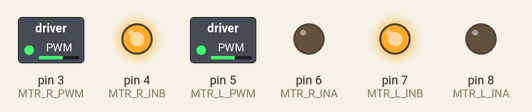
Simulated run of this sketch. Board: Arduino Nano, built with avr-gcc and run on an emulated ATmega328P. Shown: switched loads named in the sketch (green lamp = pin HIGH), output pins drawn as LEDs (lit = HIGH). What the sketch prints to the serial monitor is not drawn. At 0.0 s the program stops and its outputs stay as they are.

Above: at 0.1 s.
Timing chart, 0 to 1.5 s (numbered marks = the images above):
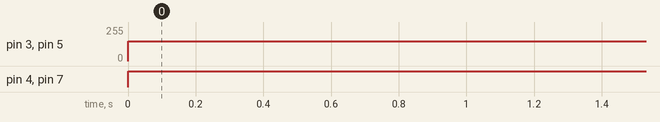

The sketch:

Robot_Master_RP2040.ino
```cpp
// *************************************************************************************
// *  VHS Robotics — Master Codebase for Arduino Nano RP2040 Connect
// *
// *  This file is the authoritative pin map and function library for the class robot.
// *  Lesson starter code should copy what it needs from here.
// *
// *  Board: Arduino Nano RP2040 Connect
// *  Motor driver: L298N-style (INA/INB direction + PWM speed)
// *  PWM range: 0–255 (8-bit, default Arduino resolution)
// *
// *  Revision history:
// *    v1.0  2026-04-01  Initial master codebase with encoder straight drive
// *************************************************************************************

#include <Servo.h>
#include <Arduino.h>

// WiFiNINA redefines A4 as a NinaPin type — undefine it so we can use A4 as a plain int
#undef A4
#define A4 18   // physical pin 18 = Arduino analog label A4

// ─────────────────────────────────────────────────────────────
//  PIN MAP  (do not change unless robot is physically rewired)
// ─────────────────────────────────────────────────────────────

// Right motor
const uint8_t MTR_R_INA    = 6;   // direction pin A
const uint8_t MTR_R_INB    = 4;   // direction pin B
const uint8_t MTR_R_PWM    = 3;   // speed (PWM-capable pin)
const uint8_t MTR_R_QUAD_A = 9;   // encoder channel A, blue wire (interrupt-capable)
const uint8_t MTR_R_QUAD_B = 10;  // encoder channel B, white wire

// Left motor
const uint8_t MTR_L_INA    = 8;   // direction pin A
const uint8_t MTR_L_INB    = 7;   // direction pin B
const uint8_t MTR_L_PWM    = 5;   // speed (PWM-capable pin)
const uint8_t MTR_L_QUAD_A = 11;  // encoder channel A, blue wire (interrupt-capable)
const uint8_t MTR_L_QUAD_B = 12;  // encoder channel B, white wire

// Ultrasonic sensor
const uint8_t USONIC_TRIG  = 15;
const uint8_t USONIC_ECHO  = 13;

// Servos
const uint8_t SCAN_SERVO_PIN    = A4;  // = 18, ultrasonic scan servo
const uint8_t GRIPPER_SERVO_PIN = 19;  // A5

// IR line sensors (used in line-following lessons)
const uint8_t IR_1 = A2;  // leftmost
const uint8_t IR_2 = 0;
const uint8_t IR_3 = 2;   // center
const uint8_t IR_4 = 1;
const uint8_t IR_5 = A3;  // rightmost  (shares A3 with MTR_R_CS when used)

// Motor current sense (L298N boards with CS output, optional)
const uint8_t MTR_R_CS = A3;
const uint8_t MTR_L_CS = A1;


// ─────────────────────────────────────────────────────────────
//  ENCODER GLOBALS
//  Volatile because they are written inside ISRs.
// ─────────────────────────────────────────────────────────────
volatile long encoderRight = 0;
volatile long encoderLeft  = 0;

void rightEncoderISR() { encoderRight++; }
void leftEncoderISR()  { encoderLeft++;  }


// ─────────────────────────────────────────────────────────────
//  TUNING CONSTANTS  (adjust these for your robot)
// ─────────────────────────────────────────────────────────────
const int  BASE_SPEED    = 150;   // default drive speed (0–255)
const int  TURN_SPEED    = 180;   // turning speed
const long TICKS_PER_CM  = 20;    // encoder ticks per centimeter — MEASURE AND UPDATE
                                   // Measure: mark wheel, count ticks over known distance

// Straight-drive P-controller gain.
// Increase if robot curves; decrease if it oscillates.
const float STRAIGHT_KP  = 2.0;


// ─────────────────────────────────────────────────────────────
//  SETUP
// ─────────────────────────────────────────────────────────────
void setup() {
  Serial.begin(115200);
  while (!Serial && millis() < 3000);
  Serial.println("VHS Robot Master — RP2040 Connect");

  // Motor direction and PWM pins
  pinMode(MTR_R_INA, OUTPUT);
  pinMode(MTR_R_INB, OUTPUT);
  pinMode(MTR_R_PWM, OUTPUT);
  pinMode(MTR_L_INA, OUTPUT);
  pinMode(MTR_L_INB, OUTPUT);
  pinMode(MTR_L_PWM, OUTPUT);

  // Encoder inputs — RP2040 does not have internal pullups on all pins,
  // so use INPUT_PULLUP if the encoder does not have its own pull-up resistor.
  pinMode(MTR_R_QUAD_A, INPUT_PULLUP);
  pinMode(MTR_R_QUAD_B, INPUT_PULLUP);
  pinMode(MTR_L_QUAD_A, INPUT_PULLUP);
  pinMode(MTR_L_QUAD_B, INPUT_PULLUP);

  // Attach encoder interrupts (trigger on rising edge of channel A)
  attachInterrupt(digitalPinToInterrupt(MTR_R_QUAD_A), rightEncoderISR, RISING);
  attachInterrupt(digitalPinToInterrupt(MTR_L_QUAD_A), leftEncoderISR,  RISING);

  // Ultrasonic sensor
  pinMode(USONIC_TRIG, OUTPUT);
  pinMode(USONIC_ECHO, INPUT);
  digitalWrite(USONIC_TRIG, LOW);

  stopMotors();
  Serial.println("Ready.");
}


// ─────────────────────────────────────────────────────────────
//  EXAMPLE LOOP — replace with your own
// ─────────────────────────────────────────────────────────────
void loop() {
  // Example: drive straight 50 cm, then stop
  driveStraight(BASE_SPEED, 50 * TICKS_PER_CM);
  stopMotors();
  delay(2000);

  // Example: print encoder counts and a distance reading
  Serial.print("L ticks: "); Serial.print(encoderLeft);
  Serial.print("  R ticks: "); Serial.println(encoderRight);
  Serial.print("Distance: "); Serial.print(readDistance()); Serial.println(" cm");

  delay(3000);
}


// ─────────────────────────────────────────────────────────────
//  DRIVE STRAIGHT  (encoder feedback, P-controller)
//
//  Drives forward at 'speed' until either motor accumulates
//  'targetTicks' encoder counts.  A P-controller trims the
//  slower motor up (or the faster one down) to keep both
//  wheels turning at the same rate.
//
//  Usage:
//    driveStraight(150, 30 * TICKS_PER_CM);  // 30 cm forward
// ─────────────────────────────────────────────────────────────
void driveStraight(int speed, long targetTicks) {
  // Reset encoder counts
  noInterrupts();
  encoderLeft  = 0;
  encoderRight = 0;
  interrupts();

  while (true) {
    long L, R;
    noInterrupts();
    L = encoderLeft;
    R = encoderRight;
    interrupts();

    // Stop when either motor has reached the target
    if (L >= targetTicks || R >= targetTicks) break;

    // Error: positive means left is ahead of right
    long error = L - R;

    // Proportional correction: slow the faster side
    int leftSpeed  = constrain(speed - (int)(STRAIGHT_KP * error), 0, 255);
    int rightSpeed = constrain(speed + (int)(STRAIGHT_KP * error), 0, 255);

    setMotorSpeeds(leftSpeed, rightSpeed);
    delay(10);  // short update interval keeps response tight
  }

  stopMotors();
}


// ─────────────────────────────────────────────────────────────
//  MOTOR PRIMITIVES
// ─────────────────────────────────────────────────────────────

// Drive each motor at an independent speed (both forward)
void setMotorSpeeds(int leftSpeed, int rightSpeed) {
  // Left motor — forward
  digitalWrite(MTR_L_INA, LOW);
  digitalWrite(MTR_L_INB, HIGH);
  analogWrite(MTR_L_PWM, constrain(leftSpeed, 0, 255));

  // Right motor — forward
  digitalWrite(MTR_R_INA, LOW);
  digitalWrite(MTR_R_INB, HIGH);
  analogWrite(MTR_R_PWM, constrain(rightSpeed, 0, 255));
}

void driveForward(int speed) {
  setMotorSpeeds(speed, speed);
}

void driveBackward(int speed) {
  digitalWrite(MTR_L_INA, HIGH);
  digitalWrite(MTR_L_INB, LOW);
  analogWrite(MTR_L_PWM, constrain(speed, 0, 255));

  digitalWrite(MTR_R_INA, HIGH);
  digitalWrite(MTR_R_INB, LOW);
  analogWrite(MTR_R_PWM, constrain(speed, 0, 255));
}

// Pivot left: right wheel forward, left wheel backward
void pivotLeft(int speed) {
  digitalWrite(MTR_L_INA, HIGH);
  digitalWrite(MTR_L_INB, LOW);
  analogWrite(MTR_L_PWM, constrain(speed, 0, 255));

  digitalWrite(MTR_R_INA, LOW);
  digitalWrite(MTR_R_INB, HIGH);
  analogWrite(MTR_R_PWM, constrain(speed, 0, 255));
}

// Pivot right: left wheel forward, right wheel backward
void pivotRight(int speed) {
  digitalWrite(MTR_L_INA, LOW);
  digitalWrite(MTR_L_INB, HIGH);
  analogWrite(MTR_L_PWM, constrain(speed, 0, 255));

  digitalWrite(MTR_R_INA, HIGH);
  digitalWrite(MTR_R_INB, LOW);
  analogWrite(MTR_R_PWM, constrain(speed, 0, 255));
}

// Turn left: only right wheel drives (gentle arc)
void turnLeft(int speed) {
  // Stop left wheel
  digitalWrite(MTR_L_INA, LOW);
  digitalWrite(MTR_L_INB, LOW);
  analogWrite(MTR_L_PWM, 0);
  // Drive right wheel
  digitalWrite(MTR_R_INA, LOW);
  digitalWrite(MTR_R_INB, HIGH);
  analogWrite(MTR_R_PWM, constrain(speed, 0, 255));
}

// Turn right: only left wheel drives (gentle arc)
void turnRight(int speed) {
  // Drive left wheel
  digitalWrite(MTR_L_INA, LOW);
  digitalWrite(MTR_L_INB, HIGH);
  analogWrite(MTR_L_PWM, constrain(speed, 0, 255));
  // Stop right wheel
  digitalWrite(MTR_R_INA, LOW);
  digitalWrite(MTR_R_INB, LOW);
  analogWrite(MTR_R_PWM, 0);
}

void stopMotors() {
  digitalWrite(MTR_L_INA, LOW);  digitalWrite(MTR_L_INB, LOW);  analogWrite(MTR_L_PWM, 0);
  digitalWrite(MTR_R_INA, LOW);  digitalWrite(MTR_R_INB, LOW);  analogWrite(MTR_R_PWM, 0);
}


// ─────────────────────────────────────────────────────────────
//  ULTRASONIC DISTANCE  (cm, returns 0 on timeout)
// ─────────────────────────────────────────────────────────────
long readDistance() {
  digitalWrite(USONIC_TRIG, LOW);
  delayMicroseconds(2);
  digitalWrite(USONIC_TRIG, HIGH);
  delayMicroseconds(10);
  digitalWrite(USONIC_TRIG, LOW);
  long duration = pulseIn(USONIC_ECHO, HIGH, 30000);  // 30 ms timeout ≈ 500 cm
  if (duration == 0) return 0;
  return duration / 58;
}
```

Measured:
- by itself, pin 3 (MTR_R_PWM), pin 5 (MTR_L_PWM): 0/255 → 150/255 at 0.00 s
- by itself, pin 4 (MTR_R_INB), pin 7 (MTR_L_INB): LOW → HIGH at 0.00 s
